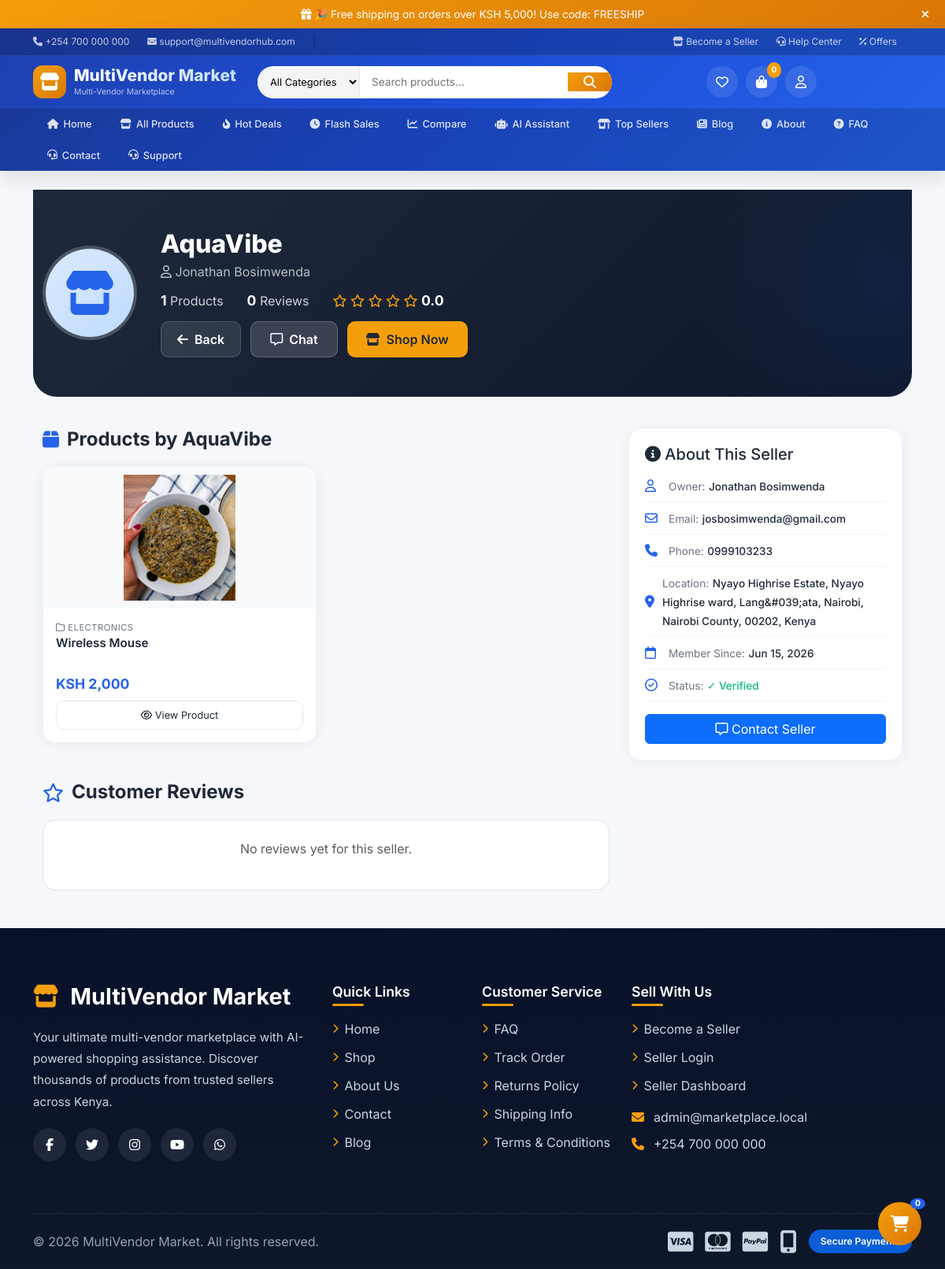
Before: /seller.php?id=4 with the older database file.
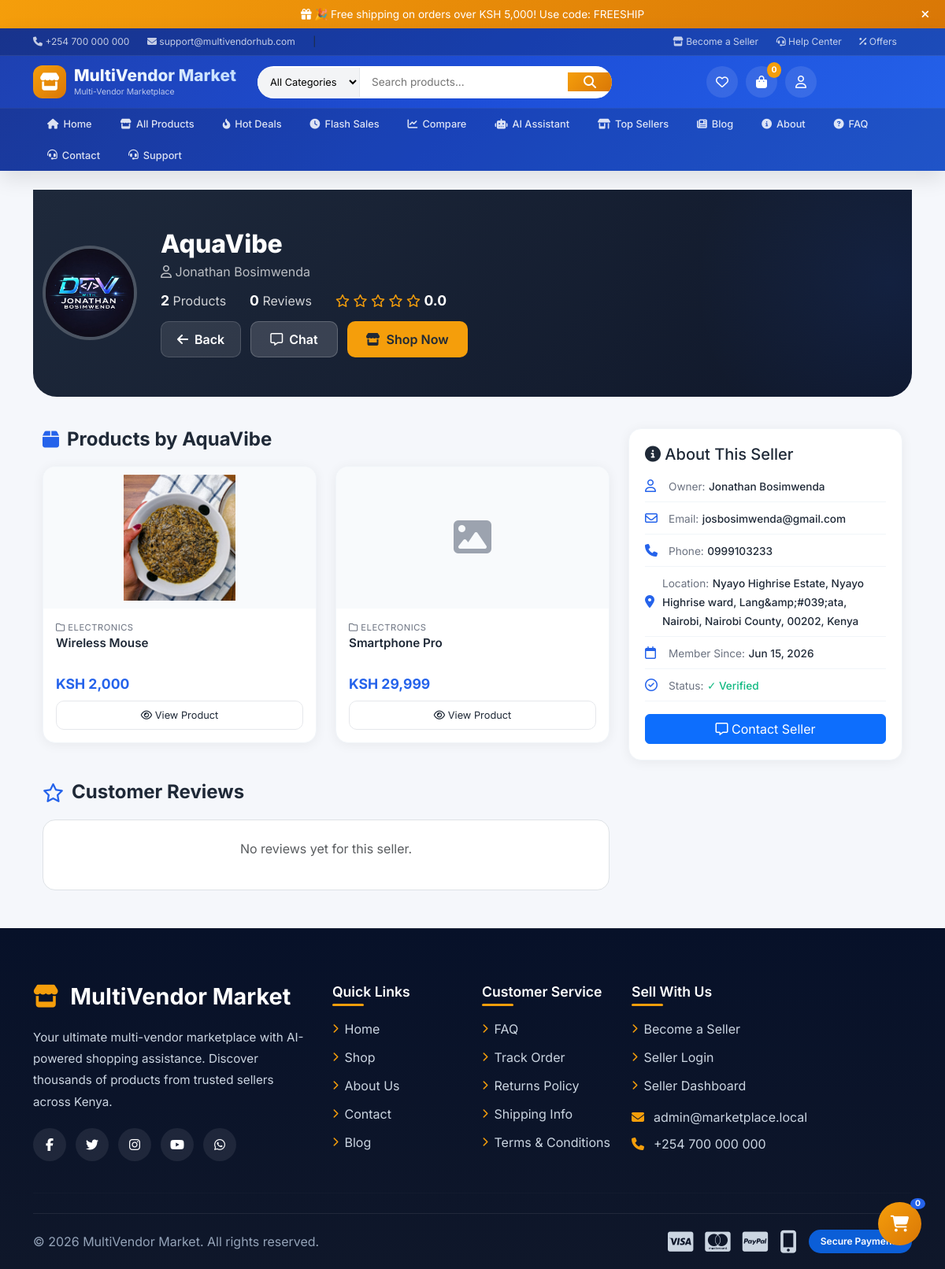
After: the same page with the newer database file.
### tables this page shows
CREATE TABLE `sellers` (
  `id` int(11) NOT NULL,
  `user_id` int(11) NOT NULL,
  `shop_name` varchar(150) NOT NULL,
  `shop_logo` varchar(255) DEFAULT NULL,
  `phone` varchar(60) NOT NULL,
  `business_id` varchar(100) NOT NULL,
  `id_image` varchar(255) DEFAULT NULL,
  `description` text DEFAULT NULL,
  `location` varchar(255) DEFAULT NULL,
  `status` enum('pending','verified','rejected') NOT NULL DEFAULT 'pending',
  `subscription_status` enum('active','expired','none') NOT NULL DEFAULT 'none',
  `subscription_expires` date DEFAULT NULL,
  `created_at` datetime NOT NULL
);

CREATE TABLE `users` (
  `id` int(11) NOT NULL,
  `name` varchar(120) NOT NULL,
  `email` varchar(190) NOT NULL,
  `password_hash` varchar(255) NOT NULL,
  `role` enum('customer','seller','admin') NOT NULL DEFAULT 'customer',
  `phone` varchar(40) DEFAULT NULL,
  `address` text DEFAULT NULL,
  `email_verified` tinyint(1) NOT NULL DEFAULT 0,
  `verification_token` varchar(64) DEFAULT NULL,
  `reset_token` varchar(64) DEFAULT NULL,
  `reset_expires` datetime DEFAULT NULL,
  `created_at` datetime NOT NULL,
  `remember_token` varchar(64) DEFAULT NULL,
  `remember_expires` datetime DEFAULT NULL
);

CREATE TABLE `products` (
  `id` int(11) NOT NULL,
  `seller_id` int(11) NOT NULL,
  `category_id` int(11) DEFAULT NULL,
  `name` varchar(190) NOT NULL,
  `slug` varchar(220) NOT NULL,
  `short_description` varchar(255) NOT NULL,
  `description` text DEFAULT NULL,
  `price` decimal(12,2) NOT NULL,
  `stock` int(11) NOT NULL DEFAULT 0,
  `brand` varchar(120) DEFAULT NULL,
  `status` enum('draft','pending','approved','rejected') NOT NULL DEFAULT 'pending',
  `rating` decimal(3,2) DEFAULT 0.00,
  `created_at` datetime NOT NULL,
  `updated_at` datetime DEFAULT NULL,
  `discount_percent` int(11) DEFAULT 0 COMMENT 'Discount percentage (0-99)',
  `discounted_price` decimal(12,2) DEFAULT NULL COMMENT 'Price after discount',
  `discount_start_date` datetime DEFAULT NULL COMMENT 'When discount starts',
  `discount_end_date` datetime DEFAULT NULL COMMENT 'When discount ends',
  `is_on_sale` tinyint(1) DEFAULT 0 COMMENT '1 = on sale, 0 = not on sale'
);

CREATE TABLE `categories` (
  `id` int(11) NOT NULL,
  `name` varchar(120) NOT NULL,
  `slug` varchar(150) NOT NULL,
  `description` text DEFAULT NULL,
  `created_at` datetime NOT NULL
);

### includes/functions.php (called while the page is built, shortened)
<?php
function sanitize($value) {
    return htmlspecialchars(trim($value), ENT_QUOTES, 'UTF-8');
}
?>

### seller.php (the view, shortened to what the rows shown need)
<?php
require_once 'includes/header.php';
$seller_id = intval($_GET['id'] ?? 0);
$seller_sql = "SELECT s.*, u.name as owner_name, u.email as owner_email, u.phone as owner_phone,
                (SELECT COUNT(*) FROM products WHERE seller_id = s.id AND status = 'approved') as product_count,
                (SELECT COALESCE(AVG(r.rating), 0) FROM reviews r JOIN products p ON p.id = r.product_id WHERE p.seller_id = s.id) as avg_rating,
                (SELECT COUNT(*) FROM reviews r JOIN products p ON p.id = r.product_id WHERE p.seller_id = s.id) as review_count
                FROM sellers s
                JOIN users u ON u.id = s.user_id
                WHERE s.id = ? AND s.status = 'verified'";
$stmt = $mysqli->prepare($seller_sql);
$stmt->bind_param('i', $seller_id);
$stmt->execute();
$seller = $stmt->get_result()->fetch_assoc();
$page = isset($_GET['page']) ? (int)$_GET['page'] : 1;
$limit = 12;
$offset = ($page - 1) * $limit;
$products_sql = "SELECT p.*, c.name as category_name,
                (SELECT filename FROM product_images WHERE product_id = p.id LIMIT 1) as image
                FROM products p
                LEFT JOIN categories c ON c.id = p.category_id
                WHERE p.seller_id = ? AND p.status = 'approved'
                ORDER BY p.created_at DESC
                LIMIT ? OFFSET ?";
$stmt = $mysqli->prepare($products_sql);
$stmt->bind_param('iii', $seller_id, $limit, $offset);
$stmt->execute();
$products = $stmt->get_result();
?>
<div class="seller-store-hero">
    <div class="container">
        <div class="seller-profile">
            <div class="seller-avatar-large">
                <?php
                $has_logo = !empty($seller['shop_logo']) && file_exists('uploads/sellers/' . $seller['shop_logo']);
                if ($has_logo):
                ?>
                    <img src="uploads/sellers/<?= $seller['shop_logo'] ?>"
                         alt="<?= sanitize($seller['shop_name']) ?>"
                         loading="lazy">
                <?php else: ?>
                    <div class="no-logo">
                        <i class="fa-solid fa-store"></i>
                    </div>
                <?php endif; ?>
            </div>
            <div class="seller-info">
                <h1><?= sanitize($seller['shop_name']) ?></h1>
                <div class="owner">
                    <i class="fa-regular fa-user"></i> <?= sanitize($seller['owner_name']) ?>
                </div>
                <div class="seller-stats">
                    <div class="stat">
                    </div>
                    <div class="stat">
                    </div>
                    <div class="stat">
                    </div>
                </div>
                <div class="seller-actions">
                    <a href="sellers.php" class="btn-back">
                    </a>
                    <a href="chat.php?seller=<?= $seller['id'] ?>" class="btn-chat">
                    </a>
                    <a href="#products" class="btn-shop">
                    </a>
                </div>
            </div>
        </div>
    </div>
</div>
<div class="container mb-5">
    <div class="row g-4">
        <div class="col-lg-8">
            <div id="products">
                <h3 class="section-title">
                    <i class="fa-solid fa-box"></i> Products by <?= sanitize($seller['shop_name']) ?>
                </h3>
                <?php if ($products->num_rows === 0): ?>
                    <div class="no-products">
                        <i class="fa-solid fa-box-open"></i>
                        <h4>No Products Yet</h4>
                        <p class="text-muted">This seller hasn't added any products yet.</p>
                    </div>
                <?php else: ?>
                    <div class="row g-4">
                        <?php while ($product = $products->fetch_assoc()):
                            $has_image = !empty($product['image']) && file_exists('uploads/products/' . $product['image']);
                        ?>
                            <div class="col-md-6">
                                <div class="product-card">
                                    <div class="product-img-container">
                                        <?php if ($has_image): ?>
                                            <img src="uploads/products/<?= sanitize($product['image']) ?>"
                                                 class="product-img"
                                                 alt="<?= sanitize($product['name']) ?>"
                                                 loading="lazy">
                                        <?php else: ?>
                                            <div class="product-img-placeholder">
                                                <i class="fa-solid fa-image"></i>
                                            </div>
                                        <?php endif; ?>
                                    </div>
                                    <div class="product-info">
                                        <div class="product-category">
                                            <i class="fa-regular fa-folder"></i> <?= sanitize($product['category_name'] ?? 'Uncategorized') ?>
                                        </div>
                                        <div class="product-name">
                                            <a href="product.php?id=<?= $product['id'] ?>"><?= sanitize($product['name']) ?></a>
                                        </div>
                                        <div class="product-price">KSH <?= number_format($product['price']) ?></div>
                                        <a href="product.php?id=<?= $product['id'] ?>" class="btn-view">
                                            <i class="fa-regular fa-eye"></i> View Product
                                        </a>
                                    </div>
                                </div>
                            </div>
                        <?php endwhile; ?>
                    </div>
                <?php endif; ?>
            </div>
        </div>
        <div class="col-lg-4">
            <div class="sidebar-card">
                <div class="info-item">
                    <div>
                        <span class="label">Owner:</span>
                        <span class="value"><?= sanitize($seller['owner_name']) ?></span>
                    </div>
                </div>
                <div class="info-item">
                    <div>
                        <span class="label">Email:</span>
                        <span class="value"><?= sanitize($seller['owner_email']) ?></span>
                    </div>
                </div>
                <div class="info-item">
                    <div>
                        <span class="label">Phone:</span>
                        <span class="value"><?= sanitize($seller['phone'] ?? 'N/A') ?></span>
                    </div>
                </div>
                <div class="info-item">
                    <div>
                        <span class="label">Location:</span>
                        <span class="value"><?= sanitize($seller['location'] ?? 'N/A') ?></span>
                    </div>
                </div>
                <div class="info-item">
                    <div>
                        <span class="label">Member Since:</span>
                        <span class="value"><?= date('M d, Y', strtotime($seller['created_at'])) ?></span>
                    </div>
                </div>
            </div>
        </div>
    </div>
</div>
<?php require_once 'includes/footer.php'; ?>

Changed rows visible on the page:
changed sellers "AquaVibe": shop_logo: picture added; location "Nyayo Highrise Estate, Nyayo Highrise ward, Lang&#039;ata, Nairobi, Nairobi County, 00202, Kenya" → "Nyayo Highrise Estate, Nyayo Highrise ward, Lang&amp;#039;ata, Nairobi, Nairobi County, 00202, Kenya"
now on this page (row edited): products: category.name "ELECTRONICS", name "Smartphone Pro", price "29,999"
Other visible differences:
$seller['product_count']: "1" → "2"
